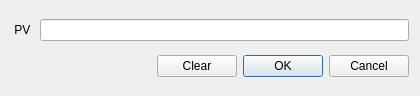
<?xml version="1.0" encoding="UTF-8"?>
<ui version="4.0">
 <class>QEStripChartItemDialog</class>
 <widget class="QWidget" name="QEStripChartItemDialog">
  <property name="geometry">
   <rect>
    <x>0</x>
    <y>0</y>
    <width>420</width>
    <height>96</height>
   </rect>
  </property>
  <property name="windowTitle">
   <string>Strip Chart PV Setup</string>
  </property>
  <layout class="QVBoxLayout" name="verticalLayout">
   <item>
    <layout class="QHBoxLayout" name="horizontalLayout_3">
     <item>
      <widget class="QLabel" name="label">
       <property name="text">
        <string> PV </string>
       </property>
       <property name="indent">
        <number>0</number>
       </property>
      </widget>
     </item>
     <item>
      <widget class="QLineEdit" name="pvNameEdit">
       <property name="text">
        <string/>
       </property>
      </widget>
     </item>
    </layout>
   </item>
   <item>
    <layout class="QHBoxLayout" name="horizontalLayout_2">
     <item>
      <spacer name="horizontalSpacer_2">
       <property name="orientation">
        <enum>Qt::Horizontal</enum>
       </property>
       <property name="sizeHint" stdset="0">
        <size>
         <width>87</width>
         <height>20</height>
        </size>
       </property>
      </spacer>
     </item>
     <item>
      <widget class="QPushButton" name="clearButton">
       <property name="minimumSize">
        <size>
         <width>80</width>
         <height>0</height>
        </size>
       </property>
       <property name="text">
        <string>Clear</string>
       </property>
      </widget>
     </item>
     <item>
      <widget class="QDialogButtonBox" name="buttonBox">
       <property name="standardButtons">
        <set>QDialogButtonBox::Cancel|QDialogButtonBox::Ok</set>
       </property>
      </widget>
     </item>
    </layout>
   </item>
  </layout>
 </widget>
 <resources/>
 <connections/>
</ui>
